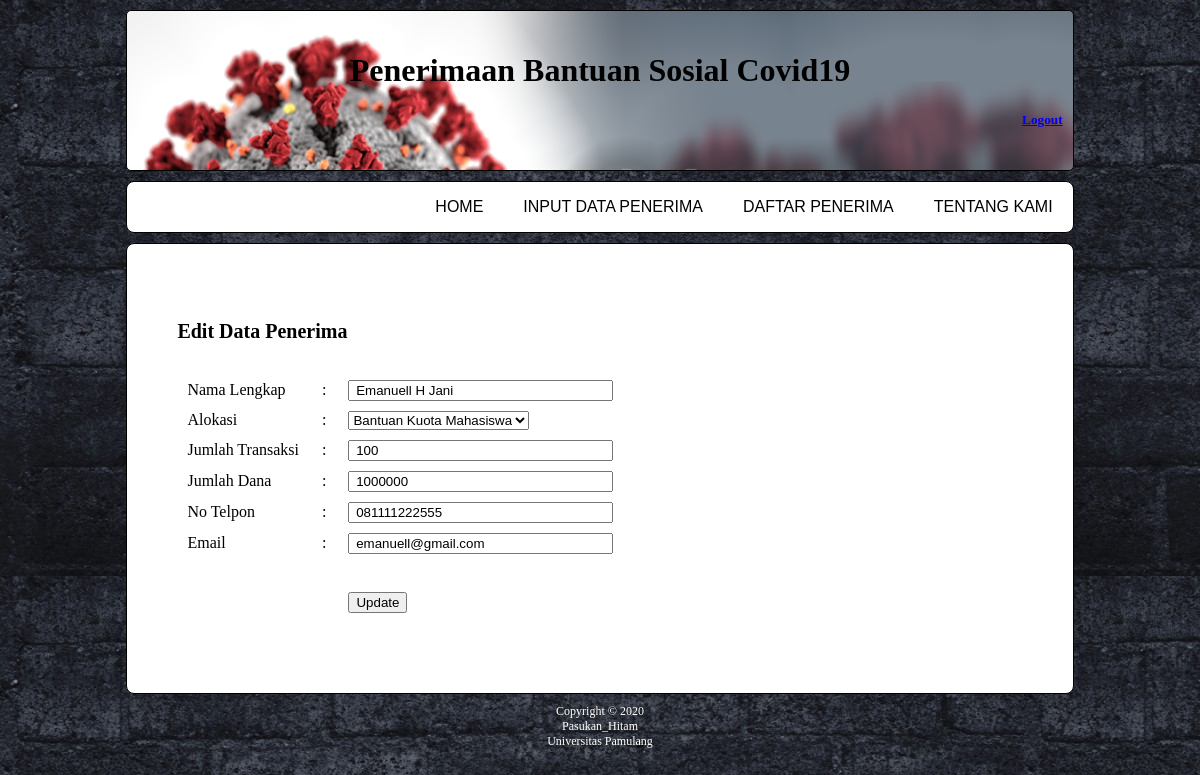
The page /admin/form_edit.php?id=3 on the database its author committed.
### tables this page shows
CREATE TABLE `data_penerima` (
  `Nomor` varchar(15) NOT NULL,
  `Nama_Lengkap` varchar(45) NOT NULL,
  `Alokasi` varchar(45) NOT NULL,
  `Jumlah_Transaksi` varchar(45) NOT NULL,
  `Jumlah_Dana` bigint(45) NOT NULL,
  `No_Telp` varchar(15) NOT NULL,
  `Email` varchar(45) NOT NULL
);

### admin/form_edit.php (the view, shortened to what this page needs)
<?php
include "koneksi.php";
$ID = $_GET['id'];
$perintah = mysqli_query($db, "SELECT * FROM data_penerima WHERE Nomor ='$ID'");
$row = mysqli_fetch_assoc($perintah);
?>
<html>
<head>
    <link rel="stylesheet" type="text/css" href="style.css">
</head>
<body>
    <div class="content">
        <header>
            <h1 class="judul">Penerimaan Bantuan Sosial Covid19</h1>
            <h5 class="logout"><a href="logout.php">Logout</a></h5>
        </header>
        <div class="menu">
            <ul>
                <li>
                    <a href="aboutUs.php">Tentang Kami</a>
                </li>
                <li>
                    <a href="form_tampil.php">Daftar Penerima</a>
                </li>
                <li>
                    <a href="form_input.php">Input Data Penerima</a>
                </li>
                <li>
                    <a href="index.php">Home</a>
                </li>
            </ul>
        </div>
        <div id="isi">
            <form method=post action=proses_edit.php>
                <h4>Edit Data Penerima</h4>
                <table width="100%" border="0" cellspacing="10" cellpadding="0">
                    <tr>
                        <td width="15%">Nama Lengkap</td>
                        <td width="2%">:</td>
                        <td width="80%"><input type="text" name="nama" size="30" class="masukan" value=" <?php echo "$row[Nama_Lengkap]" ?>"></td>
                    </tr>
                    <tr>
                        <td>Alokasi</td>
                        <td>:</td>
                        <td>
                            <?php $alok = $row['Alokasi']; ?>
                            <select name="alokasi">
                                <option <?php echo ($alok == "Bantuan Kuota Mahasiswa") ? " selected" : "" ?>>Bantuan Kuota Mahasiswa</option>
                            </select>
                        </td>
                    </tr>
                    <tr>
                        <td>Jumlah Transaksi</td>
                        <td>:</td>
                        <td><input type="text" name="jlhTrans" size="30" class="masukan" value=" <?php echo "$row[Jumlah_Transaksi]" ?>"></td>
                    </tr>
                    <tr>
                        <td>Jumlah Dana</td>
                        <td>:</td>
                        <td><input type="text" name="jlhDana" size="30" class="masukan" value=" <?php echo "$row[Jumlah_Dana]" ?>"></td>
                    </tr>
                    <tr>
                        <td>No Telpon</td>
                        <td>:</td>
                        <td><input type="text" name="telp" size="30" class="masukan" value=" <?php echo "$row[No_Telp]" ?>"></td>
                    </tr>
                    <tr>
                        <td>Email</td>
                        <td>:</td>
                        <td><input type="text" name="email" size="30" class="masukan" value=" <?php echo "$row[Email]" ?>"></td>
                    </tr>
                    <tr>
                        <td>&nbsp;</td>
                        <td>&nbsp;</td>
                        <td>&nbsp;</td>
                    </tr>
                    <tr>
                        <td>&nbsp;</td>
                        <td>&nbsp;</td>
                        <td>
                            <input type="submit" name="update" value="Update" class="tombol">
                        </td>
                    </tr>
                </table>
            </form>
        </div>
    </div>
    <div class="copyright">
        Copyright &copy; 2020 <br>
        Pasukan_Hitam<br>
        Universitas Pamulang
    </div>
</body>
</html>

### admin/style.css (style rules this page uses)
body { background-image: url("images/bg1.jpg"); }
.content { width: 80%; margin: 10px auto; }
header { background: url("images/gbr.png"); background-size: cover; background-color: white; padding: 20px 10px; border-radius: 5px; border: 1px solid #000000; margin-bottom: 10px; }
header h1.judul { text-align: center; }
header h4.namaLogin, header h5.logout { text-align: right; }
.menu { background-color: #ffffff; border: 1px solid #000000; border-radius: 8px; margin-bottom: 10px; }
div.menu ul { list-style: none; overflow: hidden; }
div.menu ul li { float: right; text-align: center; text-transform: uppercase; }
div.menu ul li a { padding: 0 20px; text-align: center; text-decoration: none; color: #000000; font-family: sans-serif; font-size: 16px; font-style: bold; transition: all 0.3s ease-in-out; }
#isi { padding: 50px; background-color: #ffffff; border: 1px solid #000000; border-radius: 8px; margin-bottom: 10px; font-size: 20px; }
.copyright { color: white; text-align: center; font-size: 12px; }

### rows shown on the page
data_penerima: nama "Emanuell H Jani", alokasi "Bantuan Kuota Mahasiswa", jlhTrans "100", jlhDana "1000000", telp "081111222555", email "emanuell@gmail.com"
